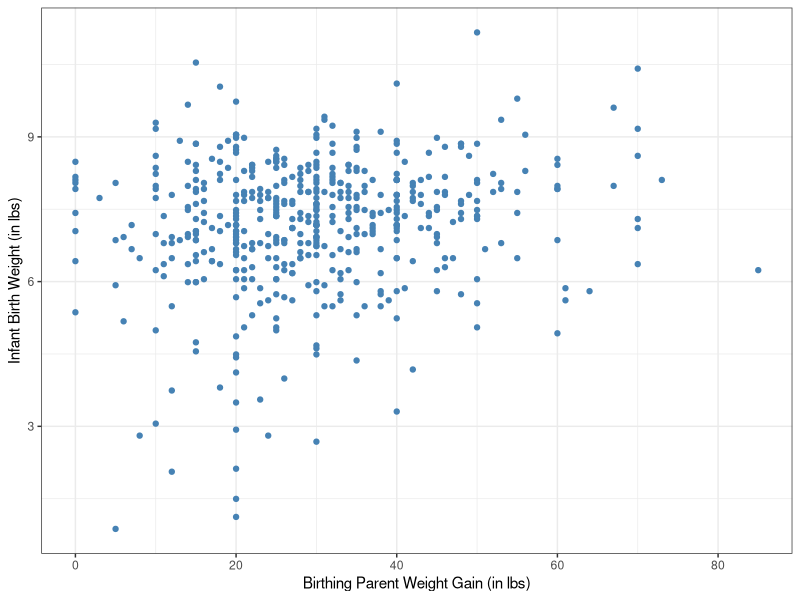
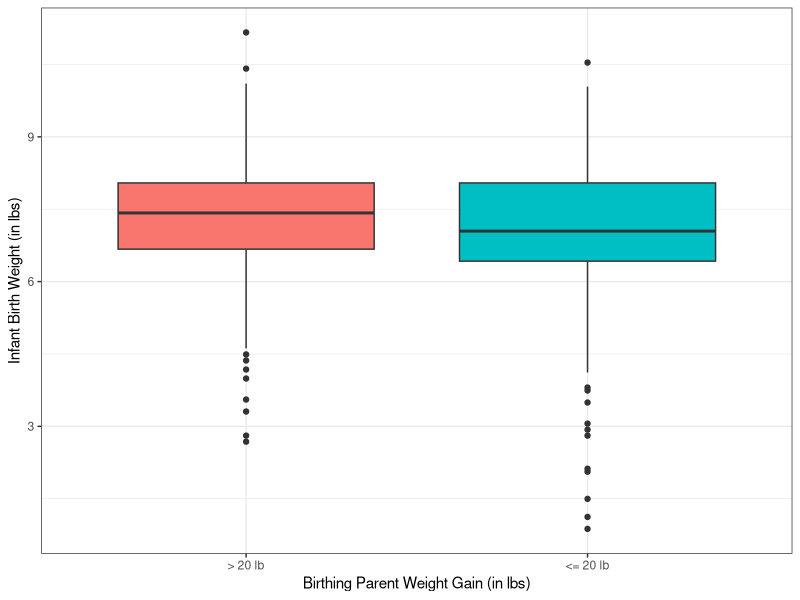
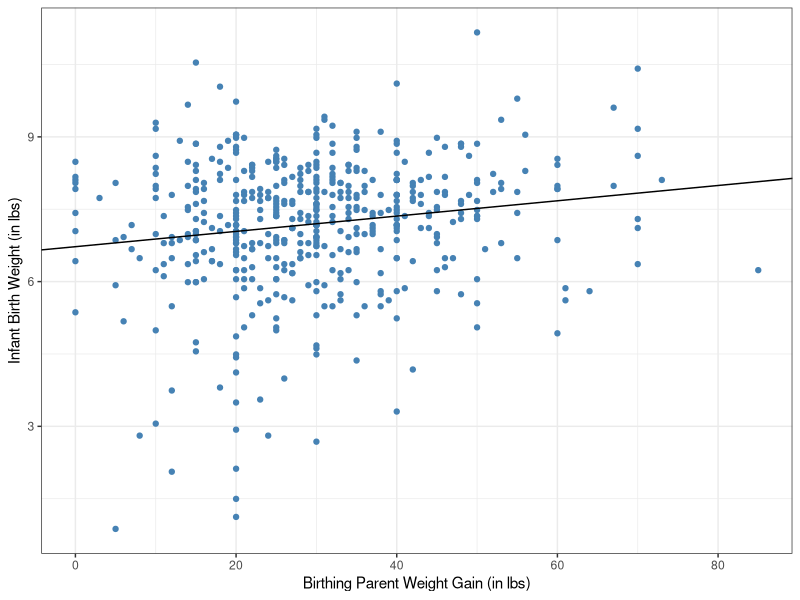
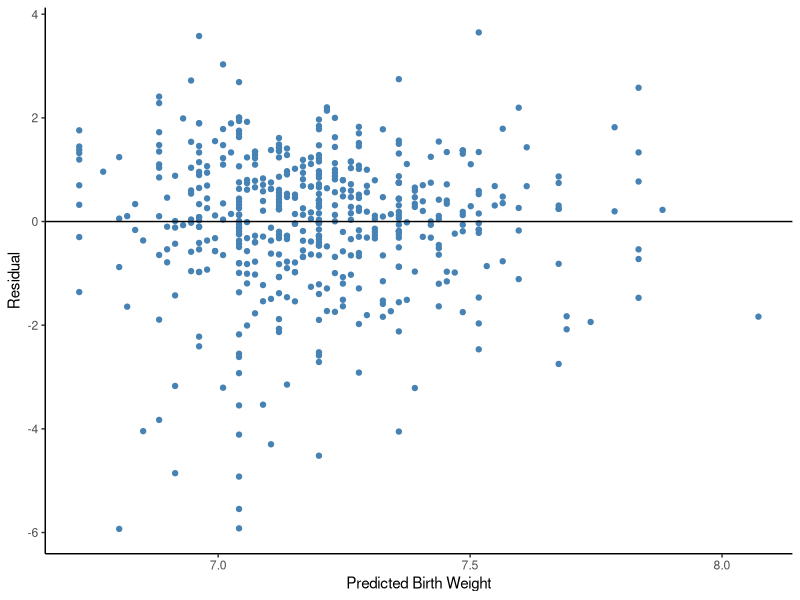

Write R code to recreate these figures, in order.
## ---- chunk 1
#| echo: true
#| output: false
# Note: you may need to first install the broom package by running 
# install.packages("broom") directly in your R console

# Unpacking our tools and equipment
library(tidyverse)
library(broom) 

# Reading in the data
infants <- read.csv("infants.csv")
## ---- chunk 2
# One kilogram is approximately 2.2 pounds
infants <- infants |> mutate(weight_lb = weight*2.2)
## ---- chunk 3
infants <- infants |> 
  mutate(gained_cat = case_when(gained <= 20 ~ "small",
                                gained > 20 ~ "moderate to large"))
infants$gained_cat <- factor(infants$gained_cat)
## ---- chunk 4
# Scatter plot: continuous birthing parent weight gain
infants |> ggplot(mapping = aes(x = gained, y = weight_lb)) + 
  geom_point(col="steelblue") + 
  xlab("Birthing Parent Weight Gain (in lbs)") + 
  ylab("Infant Birth Weight (in lbs)") + 
  theme_bw()

# Box plot: categorical birthing parent weight gain
infants |> ggplot(mapping = aes(x = gained_cat, y = weight_lb, fill=gained_cat)) + 
  geom_boxplot() + guides(fill="none") +
  scale_x_discrete(labels=c("> 20 lb", "<= 20 lb")) + 
  xlab("Birthing Parent Weight Gain (in lbs)") + 
  ylab("Infant Birth Weight (in lbs)") + 
  theme_bw()
## ---- chunk 5
# Fitting the regression model
lm.gained <- lm(weight_lb ~ gained, data = infants)

# Summarizing the fitted linear model
lm.gained |> tidy()
## ---- chunk 6
# Scatter plot: continuous birthing parent weight gain
infants |> ggplot(mapping = aes(x = gained, y = weight_lb)) + 
  geom_point(col="steelblue") + 
  geom_abline(intercept=coef(lm.gained)[1], slope=coef(lm.gained)[2]) +
  xlab("Birthing Parent Weight Gain (in lbs)") + 
  ylab("Infant Birth Weight (in lbs)") + 
  theme_bw()
## ---- chunk 7
# Accessing information stored within the summary(lm.gained) object
r.2 <- summary(lm.gained)$r.squared
r.2

# Calculating the coefficient of determination by hand
sst <- sum((infants$weight_lb - mean(infants$weight_lb))^2)
sse <- sum(residuals(lm.gained)^2)
r.2 <- 1 - sse/sst
r.2

# Calculating the coefficient of determination in terms of variances
sst <- (500-1)*var(infants$weight_lb)
sse <- (500-1)*var(residuals(lm.gained))
r.2 <- 1 - sse/sst
r.2
## ---- chunk 8
# Bonus fourth approach!
cor(infants$weight_lb, infants$gained)^2
## ---- chunk 9
# Adding columns called "fitted" and "residual" to our data
infants <- infants |> mutate(fitted=fitted(lm.gained), 
                             residual=residuals(lm.gained))
glimpse(infants)
## ---- chunk 10
# Creating the residual plot
infants |> ggplot(mapping = aes(x = fitted, y = residual)) + 
  geom_point(color="steelblue") + xlab("Predicted Birth Weight") + 
  ylab("Residual") + theme_classic() + geom_hline(yintercept=0)
## ---- chunk 11
# Approach one: directly use the estimated model coefficients
pred.weight <- coef(lm.gained)[1] + coef(lm.gained)[2]*27
pred.weight

# Approach two: using the predict() function
new.patient <- data.frame(gained=27)
pred.weight <- predict(lm.gained, new.patient)
pred.weight
## ---- chunk 12
levels(infants$gained_cat)
## ---- chunk 13
lm.gained.cat <- lm(weight_lb ~ gained_cat, data=infants)
lm.gained.cat |> tidy()
## ---- chunk 14
summary(lm.gained.cat)$r.squared
## ---- chunk 15
# CODE HERE
## ---- chunk 16
# CODE HERE
## ---- chunk 17
# CODE HERE
## ---- chunk 18
# CODE HERE
## ---- chunk 19
# CODE HERE
